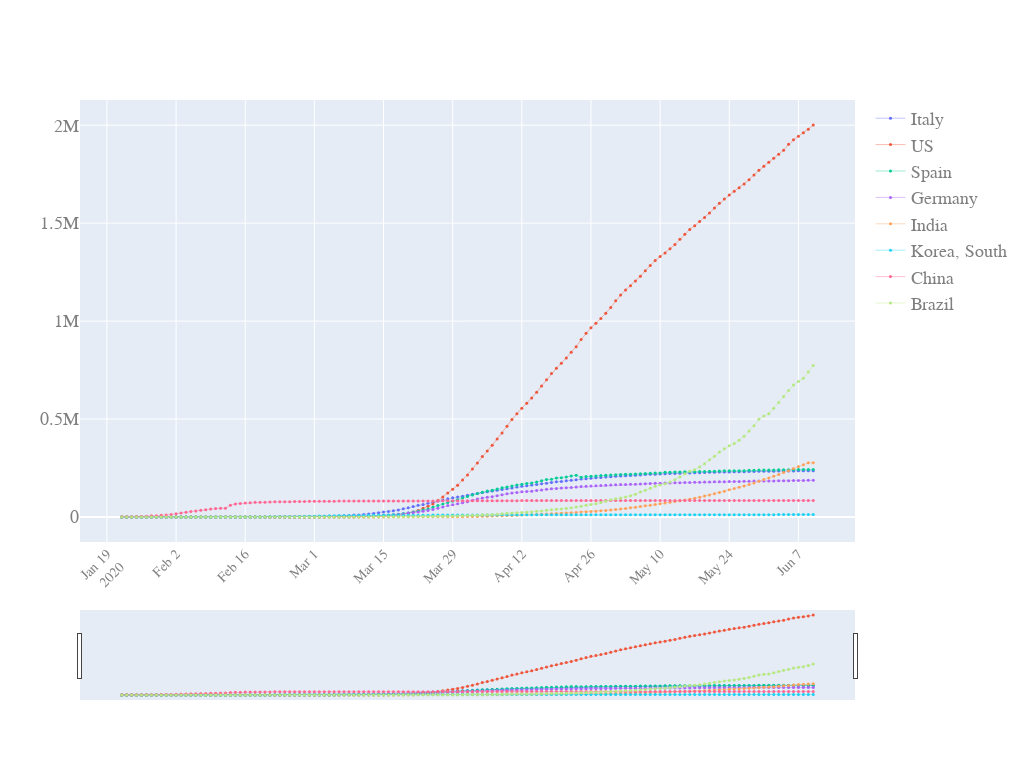

Source (notebook cell):
### Code cell
quick_plot(df_analyse.date,
          df_analyse.iloc[:,1:],
          yscale= 'linear',
          slider=True
          )

### Figure 1 — Plotly figure (JSON) as saved in the notebook; plotly's stock layout.template omitted (floating-point values rounded to 4 significant figures; data arrays with more than 128 entries replaced by an {"elided": "..."} marker saying what was removed)
{"data": [{"line": {"width": 0.4}, "marker": {"size": 3}, "mode": "lines+markers", "name": "Italy", "type": "scatter", "x": {"elided": "141 str values"}, "y": {"elided": "141 int values"}}, {"line": {"width": 0.4}, "marker": {"size": 3}, "mode": "lines+markers", "name": "US", "type": "scatter", "x": {"elided": "141 str values"}, "y": {"elided": "141 int values"}}, {"line": {"width": 0.4}, "marker": {"size": 3}, "mode": "lines+markers", "name": "Spain", "type": "scatter", "x": {"elided": "141 str values"}, "y": {"elided": "141 int values"}}, {"line": {"width": 0.4}, "marker": {"size": 3}, "mode": "lines+markers", "name": "Germany", "type": "scatter", "x": {"elided": "141 str values"}, "y": {"elided": "141 int values"}}, {"line": {"width": 0.4}, "marker": {"size": 3}, "mode": "lines+markers", "name": "India", "type": "scatter", "x": {"elided": "141 str values"}, "y": {"elided": "141 int values"}}, {"line": {"width": 0.4}, "marker": {"size": 3}, "mode": "lines+markers", "name": "Korea, South", "type": "scatter", "x": {"elided": "141 str values"}, "y": {"elided": "141 int values"}}, {"line": {"width": 0.4}, "marker": {"size": 3}, "mode": "lines+markers", "name": "China", "type": "scatter", "x": {"elided": "141 str values"}, "y": {"elided": "141 int values"}}, {"line": {"width": 0.4}, "marker": {"size": 3}, "mode": "lines+markers", "name": "Brazil", "type": "scatter", "x": {"elided": "141 str values"}, "y": {"elided": "141 int values"}}], "layout": {"autosize": true, "font": {"color": "#7f7f7f", "family": "PT Sans. monospace", "size": 18}, "height": 780, "width": 1024, "xaxis": {"nticks": 20, "rangeslider": {"visible": true}, "tickangle": -45, "tickfont": {"color": "#7f7f7f", "size": 14}}, "yaxis": {"type": "linear"}}}
